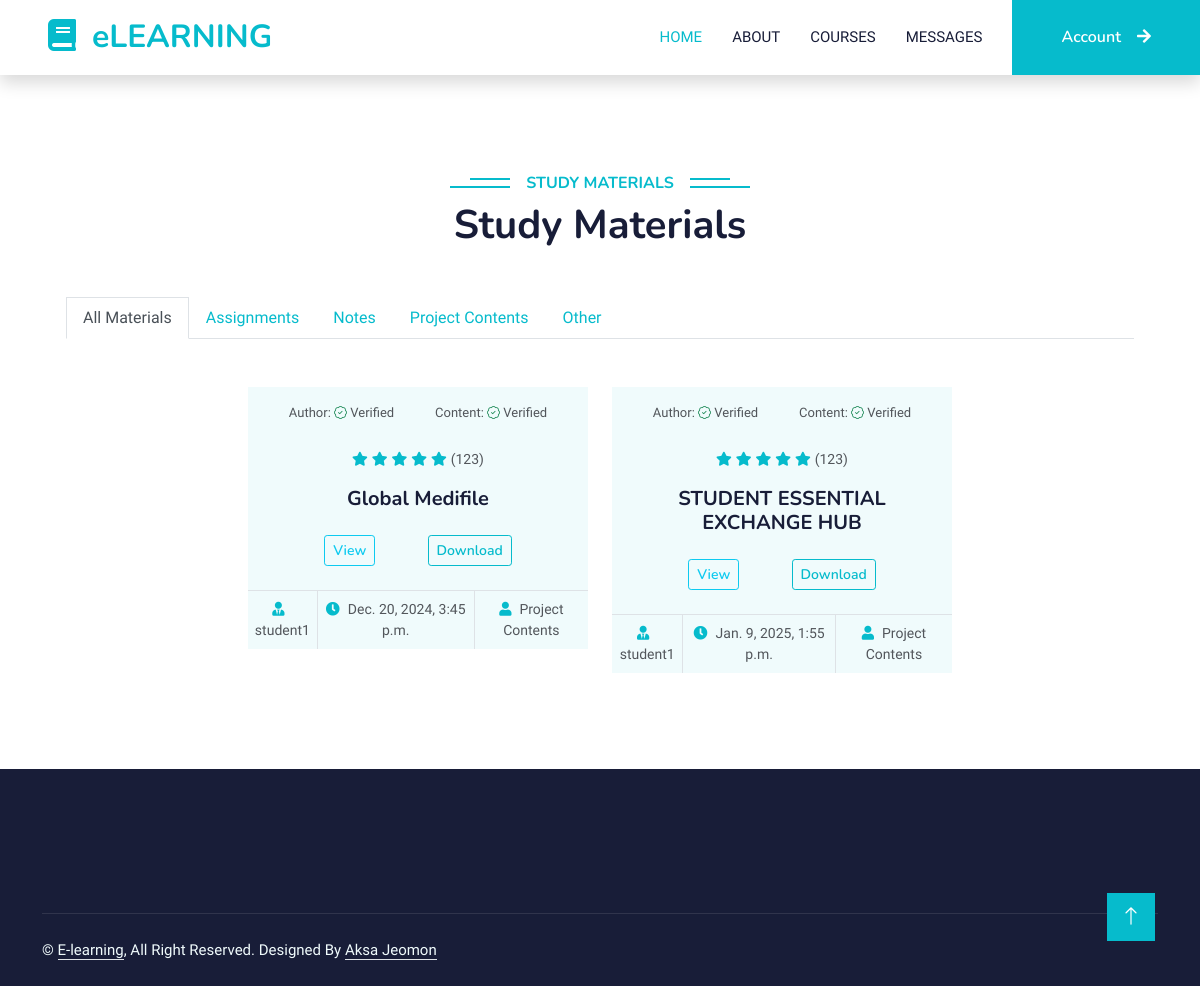
The page /study_materials_list on the database its author committed.
### study/models.py (models this page shows, shortened)
class StudyMaterials(models.Model):
    user = models.ForeignKey(User,on_delete=models.CASCADE, related_name='study_materials')
    title = models.CharField(max_length=100)
    course = models.CharField(max_length=255, choices=(('B.Tech', 'B.Tech'),
                                                       ('M.Tech', 'M.Tech'),
                                                        ('MCA', 'MCA'),
                                                        ("BCA","BCA"),
                                                          ('MBA', 'MBA'),
                                                          ('BBA', 'BBA'),
                                                        ('B.Sc', 'B.Sc'),
                                                                ('M.Sc', 'M.Sc'),
                                                                ('B.Com', 'B.Com'),
                                                                ('M.Com', 'M.Com'),
                                                                ('B.A', 'B.A'),
                                                                ('M.A', 'M.A'),("Others","Others")))
    stream = models.CharField(max_length=100,choices=(('Civil', 'Civil'), ('Taxation', 'Taxation'),('AI', 'AI'), ('General', 'General'), ('Mechanical', 'Mechanical'), ('Electrical', 'Electrical'), ('Computer Science', 'Computer Science'), ('Electronics', 'Electronics'), ('Chemical', 'Chemical'), ('Biotechnology', 'Biotechnology'),("Others","Others"))
                )
    category = models.CharField(choices=(("Assignment","Assignment"),("Notes","Notes"),("Others","Others"),("Project Contents","Project Contents")),max_length=100)
    description = RichTextField(null=True, blank=True)
    file = models.FileField(upload_to='study_materials')
    date = models.DateTimeField(auto_now_add=True)
    verified = models.BooleanField(default=False)

### study/views.py (the view)
# urls.py: path("study_materials_list",views.study_materials_list,name="study_materials_list"),
def study_materials_list(request):
    materials = StudyMaterials.objects.all()
    context = {"materials": materials}
    return render(request, "study_materials.html", context)

### templates/study_materials.html (shortened to what this page needs)
{% extends 'index.html' %}
{% load static %}
{% block content %}
<div class="container mt-5">
    <div class="container-xxl py-5">
        <div class="container">
            <div class="text-center wow fadeInUp" data-wow-delay="0.1s">
                <h6 class="section-title bg-white text-center text-primary px-3">Study Materials</h6>
                <h1 class="mb-5">Study Materials</h1>
            </div>
            <ul class="nav nav-tabs" id="myTab" role="tablist">
                <li class="nav-item" role="presentation">
                    <button class="nav-link active" id="home-tab" data-bs-toggle="tab" data-bs-target="#home"
                        type="button" role="tab" aria-controls="home" aria-selected="true">All Materials </button>
                </li>
                <li class="nav-item" role="presentation">
                    <button class="nav-link" id="profile-tab" data-bs-toggle="tab" data-bs-target="#profile"
                        type="button" role="tab" aria-controls="profile" aria-selected="false">Assignments</button>
                </li>
                <li class="nav-item" role="presentation">
                    <button class="nav-link" id="contact-tab" data-bs-toggle="tab" data-bs-target="#contact"
                        type="button" role="tab" aria-controls="contact" aria-selected="false">Notes</button>
                </li>
                <li class="nav-item" role="presentation">
                    <button class="nav-link" id="contact-tab" data-bs-toggle="tab" data-bs-target="#project"
                        type="button" role="tab" aria-controls="contact" aria-selected="false">Project Contents</button>
                </li>
                <li class="nav-item" role="presentation">
                    <button class="nav-link" id="contact-tab" data-bs-toggle="tab" data-bs-target="#other" type="button"
                        role="tab" aria-controls="contact" aria-selected="false">Other</button>
                </li>
            </ul>
            <div class="tab-content" id="myTabContent">
                <div class="tab-pane fade show active" id="home" role="tabpanel" aria-labelledby="home-tab">
                    <div class="row g-4 justify-content-center mt-4">
                        {% for m in materials %}
                        <div class="col-lg-4 col-md-6 wow fadeInUp" data-wow-delay="0.1s">
                            <div class="course-item bg-light">
                                <div class="position-relative overflow-hidden">
                                    <div class="d-flex mt-3" style="justify-content: space-evenly;">
                                        <span style="font-size: small;">Author:
                                            {% if m.user.student.verified == True %}
                                            <span class="text-success"><i class="bi bi-patch-check"></i></span> Verified
                                            {% elif m.user.student.verified == False %}
                                            <span class="text-warning"><i class="bi bi-ban"></i></span> Not Verified
                                            {% endif %}
                                        </span>
                                        <span style="font-size: small;">Content:
                                            {% if m.verified == True %}
                                            <span class="text-success"><i class="bi bi-patch-check"></i></span> Verified
                                            {% elif m.verified == False %}
                                            <span class="text-warning"><i class="bi bi-ban"></i></span> Not Verified
                                            {% endif %}
                                        </span>
                                    </div>
                                </div>
                                <div class="text-center p-4 pb-0">
                                    <div class="mb-3">
                                        <small class="fa fa-star text-primary"></small>
                                        <small class="fa fa-star text-primary"></small>
                                        <small class="fa fa-star text-primary"></small>
                                        <small class="fa fa-star text-primary"></small>
                                        <small class="fa fa-star text-primary"></small>
                                        <small>(123)</small>
                                    </div>
                                    <h5 class="mb-4">{{m.title}}</h5>
                                    <div class="d-flex" style="justify-content: space-evenly;">
                                        <a href="{%url 'study_materials_detail' m.id %}" class="btn btn-outline-info btn-sm">View</a>
                                        <a href="{{ m.file.url }}" target="_blank" class="btn btn-outline-primary btn-sm">Download</a>
                                    </div>
                                    <br>
                                </div>
                                <div class="d-flex border-top">
                                    <small class="flex-fill text-center border-end py-2"><i
                                            class="fa fa-user-tie text-primary me-2"></i>{{m.user}}</small>
                                    <small class="flex-fill text-center border-end py-2"><i
                                            class="fa fa-clock text-primary me-2"></i>{{m.date}}</small>
                                    <small class="flex-fill text-center py-2"><i
                                            class="fa fa-user text-primary me-2"></i>{{m.category}}</small>
                                </div>
                            </div>
                        </div>
                        {% endfor %}
                    </div>
                </div>
            </div>
        </div>
    </div>
</div>
{% endblock %}

### static/css/style.css (style rules this page uses)
:root { --primary: #06BBCC; --light: #F0FBFC; --dark: #181d38; }
.btn { font-family: 'Nunito', sans-serif; font-weight: 600; transition: .5s; }
.section-title { position: relative; display: inline-block; text-transform: uppercase; }
.section-title::before { position: absolute; content: ""; width: calc(100% + 80px); height: 2px; top: 4px; left: -40px; background: var(--primary); z-index: -1; }
.section-title::after { position: absolute; content: ""; width: calc(100% + 120px); height: 2px; bottom: 5px; left: -60px; background: var(--primary); z-index: -1; }

### rows shown on the page
StudyMaterials: shows "Verified", verified True (drawn), title "Global Medifile", user "student1", date "Dec. 20, 2024, 3:45 p.m.", category "Project Contents"
StudyMaterials: shows "Verified", verified True (drawn), title "STUDENT ESSENTIAL EXCHANGE HUB", user "student1", date "Jan. 9, 2025, 1:55 p.m.", category "Project Contents"
